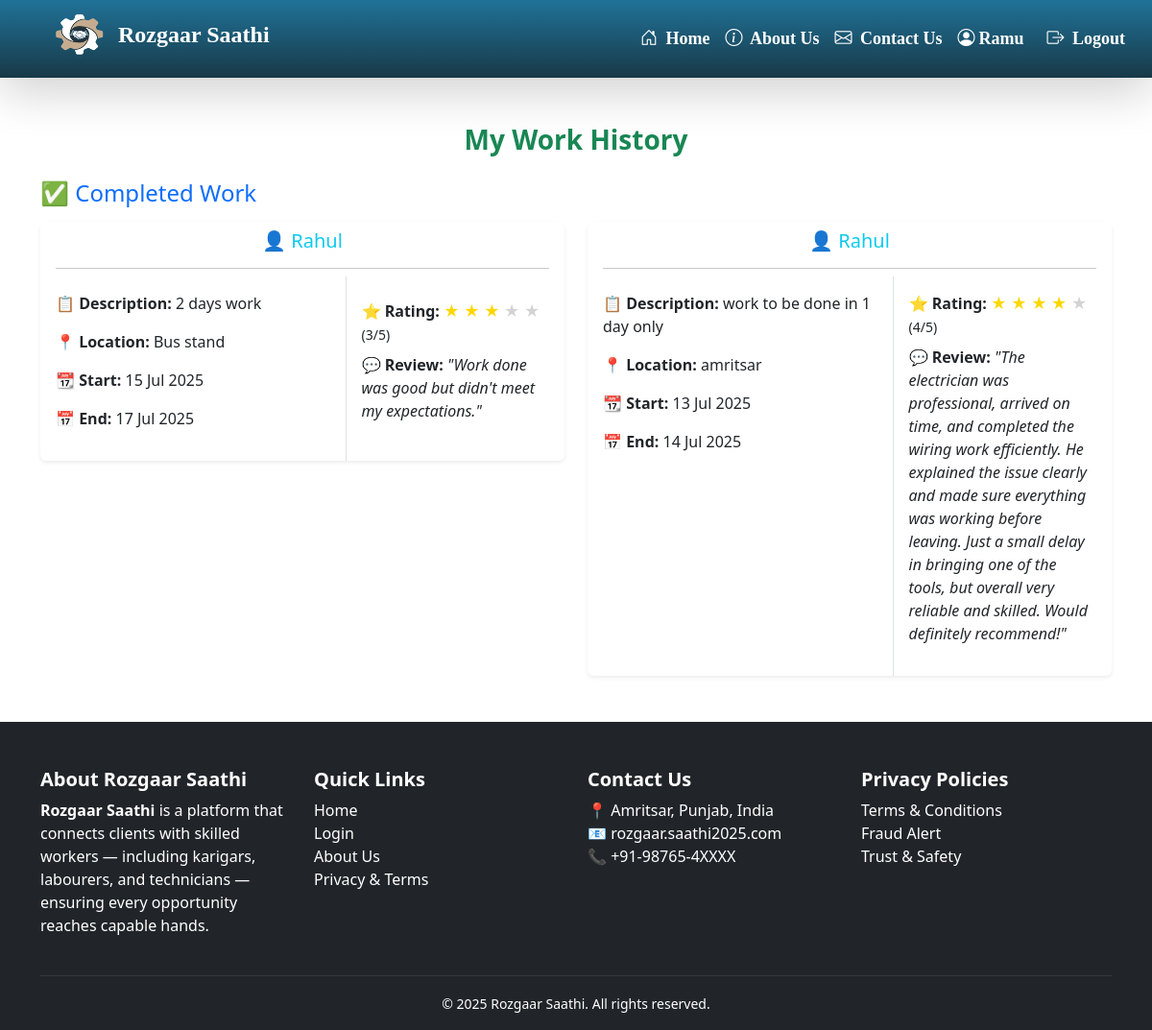
The page /hunarbaaz/work-history/ (signed in) on the database as committed earlier.
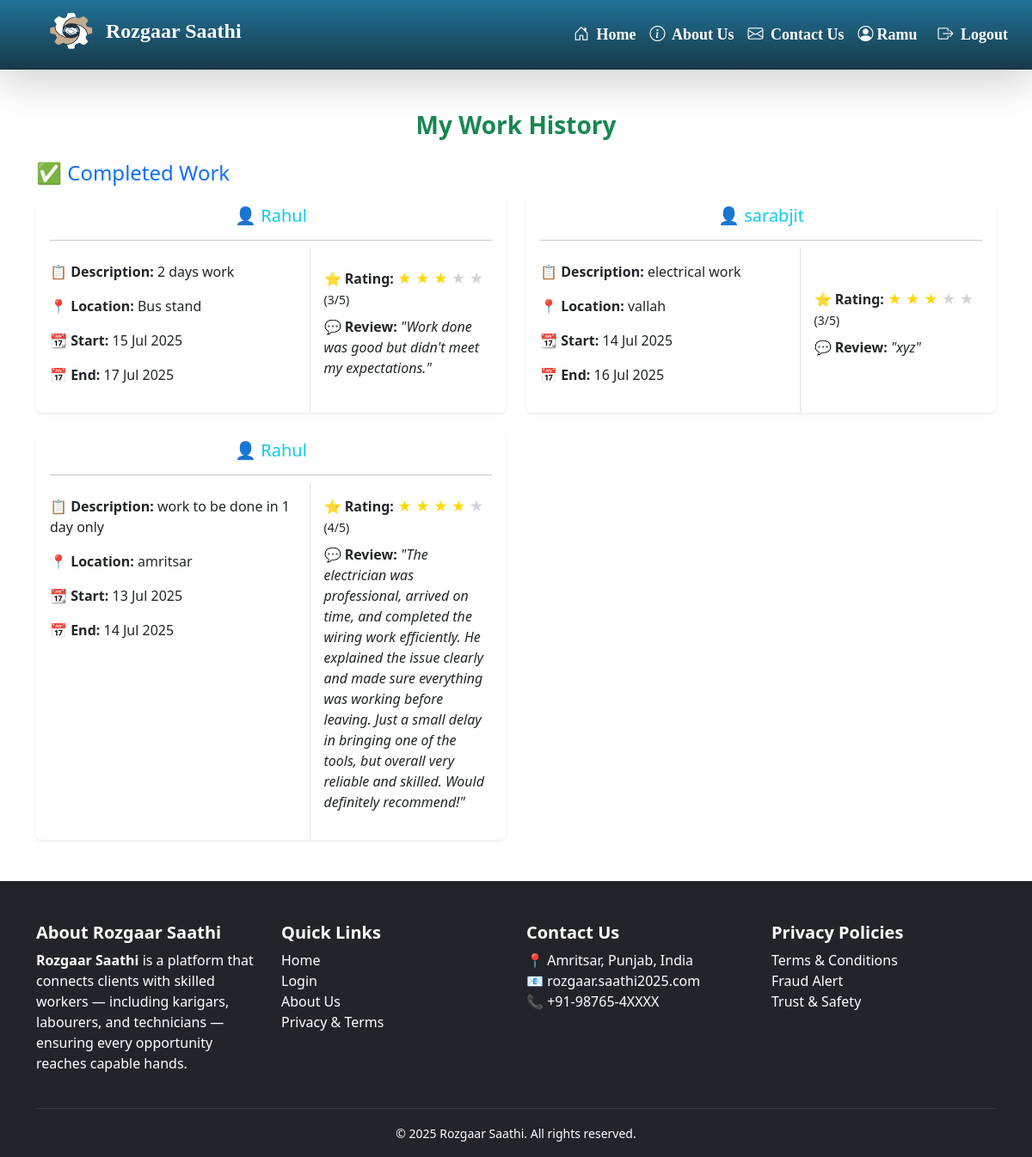
The same page on the database as committed later.
### client/models.py (models this page shows, shortened)
class PostRequest(models.Model):
    client = models.ForeignKey(User, on_delete=models.CASCADE, related_name='sent_requests')
    hunarbaaz = models.ForeignKey('hunarbaaz.Hunarbaaz', on_delete=models.CASCADE, related_name='received_requests')
    job_description = models.TextField()
    location = models.CharField(max_length=100)
    start_date = models.DateField(help_text="Start date of the job",null=False,blank=True)
    end_date = models.DateField(help_text="Expected completion date",null=False,blank=True)
    JOB_TYPE_CHOICES = [
        ('residential', 'Residential'),
        ('commercial', 'Commercial'),
    ]
    job_type = models.CharField(max_length=20,choices=JOB_TYPE_CHOICES,default='residential',help_text="Type of job location")
    working_hours = models.PositiveIntegerField(
        null=True,
        blank=True,
        help_text="Estimated total working hours for this job"
    )
    is_accepted = models.BooleanField(null=True, blank=True)  # None = Pending, True = Accepted, False = Rejected
    is_completed = models.BooleanField(default=False)
    is_cancelled = models.BooleanField(default=False, help_text="Whether the client has cancelled the request")
    created_at = models.DateTimeField(auto_now_add=True)
    rating = models.IntegerField(
    validators=[MinValueValidator(1), MaxValueValidator(5)],
    null=True,
    blank=True,
    help_text="Client rating after completion (1 to 5)"
)
    review = models.TextField(null=True, blank=True, help_text="Optional client feedback")

### hunarbaaz/views.py (the view)
# urls.py: path('work-history/', views.work_history, name='work_history'),
@login_required
def work_history(request):
    profile = get_object_or_404(Hunarbaaz, user=request.user)
    completed_jobs = PostRequest.objects.filter(
        hunarbaaz=profile,
        is_completed=True
    ).order_by('-end_date', '-created_at')
    cancelled_jobs = PostRequest.objects.filter(
        hunarbaaz=profile,
        is_cancelled=True
    ).order_by('-end_date', '-created_at')
    return render(request, 'hunarbaaz/work_history.html', {
        'completed_jobs': completed_jobs,
        'cancelled_jobs': cancelled_jobs
    })

### hunarbaaz/templates/hunarbaaz/work_history.html (shortened to what this page needs)
{% extends 'base/base.html' %}
{% block content %}
  <div class="container mt-5 mb-5">
    <h3 class="text-center text-success mb-4">
      {% if user.clientprofile %}
        <b>Work History of {{ user.hunarbaaz.full_name }}</b>
      {% elif user.hunarbaaz %}
        <b>My Work History</b>
      {% else %}
        {{ user.username }}
      {% endif %}
    </h3>
    {% if completed_jobs %}
      <h4 class="text-primary mb-3">✅ Completed Work</h4>
      <div class="row g-4">
        {% for job in completed_jobs %}
          <div class="col-md-6">
            <div class="card shadow-sm border-0">
              <div class="card-header bg-white border-bottom-0">
                <h5 class="text-info text-center mb-1">👤 {{ job.client.username }}</h5>
                <hr class="mb-0" />
              </div>
              <div class="row g-0 align-items-stretch">
                <div class="col-7 border-end">
                  <div class="card-body">
                    <p>
                      <strong>📋 Description:</strong> {{ job.job_description }}
                    </p>
                    <p>
                      <strong>📍 Location:</strong> {{ job.location }}
                    </p>
                    <p>
                      <strong>📆 Start:</strong> {{ job.start_date|date:'d M Y' }}
                    </p>
                    <p>
                      <strong>📅 End:</strong> {{ job.end_date|date:'d M Y' }}
                    </p>
                  </div>
                </div>
                <div class="col-5 d-flex align-items-center">
                  <div class="card-body">
                    {% if job.rating %}
                      <p class="mb-1">
                        <strong>⭐ Rating:</strong>
                        {% for i in '12345'|make_list %}
                          {% if forloop.counter <= job.rating %}
                            <span style="color: gold;">&#9733;</span>
                          {% else %}
                            <span style="color: lightgray;">&#9733;</span>
                          {% endif %}
                        {% endfor %}
                        <small>({{ job.rating }}/5)</small>
                      </p>
                    {% endif %}
                    {% if job.review %}
                      <p class="mt-2">
                        <strong>💬 Review:</strong> <em>"{{ job.review }}"</em>
                      </p>
                    {% else %}
                      <p class="text-muted mt-2">No review given.</p>
                    {% endif %}
                  </div>
                </div>
              </div>
            </div>
          </div>
        {% endfor %}
      </div>
    {% else %}
      <div class="alert alert-info text-center mt-4">No completed jobs yet.</div>
    {% endif %}
  </div>
{% endblock %}

Rows that differ between the two databases and show on the page:
added PostRequest: client.username "sarabjit", job_description "electrical work", location "vallah", start_date "14 Jul 2025", end_date "16 Jul 2025", rating "3", review "xyz"
